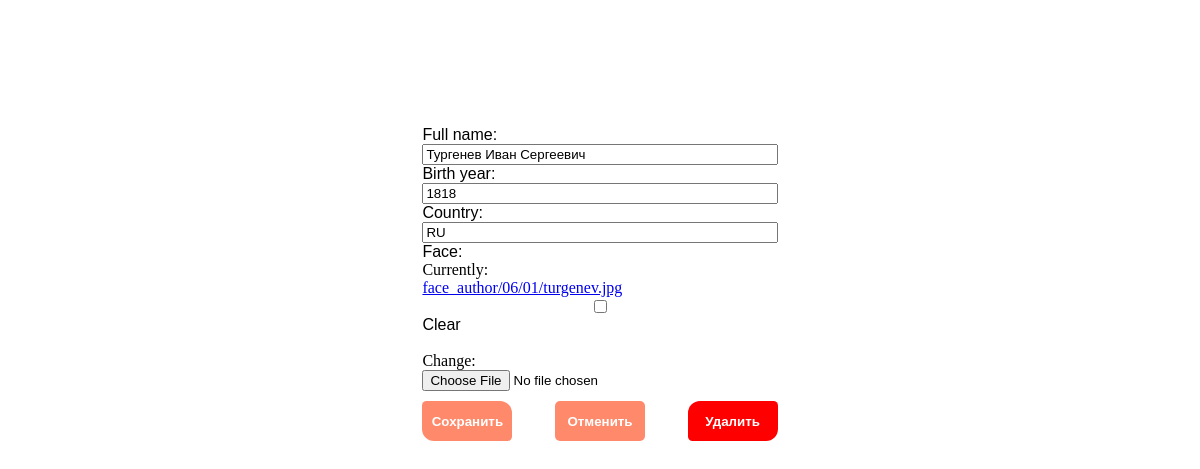
Page /authors/3/ on the committed database.
### p_library/models.py (models this page shows, shortened)
class Author(models.Model):
    full_name = models.TextField(max_length=100)
    birth_year = models.SmallIntegerField()
    country = models.CharField(max_length=2)
    face = models.ImageField(upload_to='face_author/%M/%S', blank=True)

### p_library/views.py (the view)
# urls.py: path('authors/<int:pk>/', AuthorUpdate.as_view(), name='author_update'),
class AuthorUpdate(UpdateView):
    model = Author
    form_class = AuthorForm
    success_url = reverse_lazy('p_library:author_list')
    template_name = 'author_edit.html'

### p_library/forms.py (shortened to what this page needs)
class AuthorForm(forms.ModelForm):
    full_name = forms.CharField(widget=forms.TextInput)
    class Meta:
        model = Author
        fields = '__all__'

### p_library/templates/author_edit.html (shortened to what this page needs)
{% load static %}
<link rel="stylesheet" href="{% static 'css/first_css.css' %}">
<!DOCTYPE html>
<html lang="en">
<head>
</head>
<body>
    <div id="container">
        <form id="form" method="post">
            {{ form }}
            <div id="button-wrapper">
                <div>
                    <input class="button" type="submit" value="Сохранить">
                </div>
                <div>
                    <input class="button button3" type="reset" value="Отменить">
                </div>
        </form>
        <form action="delete/">
                <div>
                    <button class="button button2">Удалить</button>
                </div>
        </form>
            </div>
</body>
</html>

### p_library/static/css/first_css.css (style rules this page uses)
label { font-family: Arimo; font-weight: lighter; }
#container { display: flex; justify-content: center; padding-top: 10%; }
#form { display: flex; flex-direction: column; width: 30%; }
#button-wrapper { display: flex; justify-content: space-between; }
.button { background-color: #ff8a6b; font-weight: bold; color: white; border: white; width: 90px; height: 40px; border-radius: 4.5px 12px; margin-top: 10px; outline: none; }
.button2 { border-radius: 12px 4.5px; background-color: red; }
.button3 { border-radius: 5px; width: 90px; }

### rows in the picture
Author: full_name "Тургенев Иван Сергеевич", birth_year "1818", country "RU"
